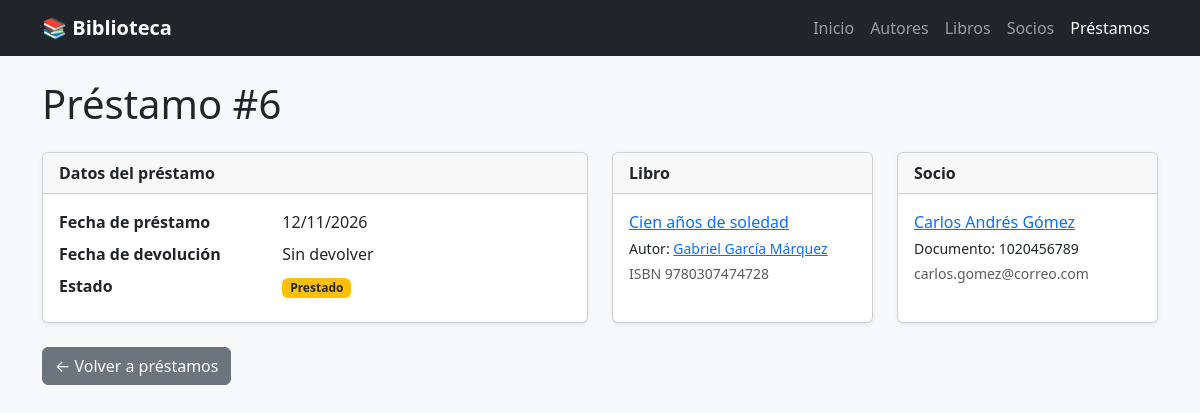
The page /prestamos/6/ on the database its author committed.
### gestion/models.py (models this page shows, shortened)
class Prestamo(models.Model):
    libro = models.ForeignKey(Libro, on_delete=models.CASCADE, related_name='prestamos')
    socio = models.ForeignKey(Socio, on_delete=models.CASCADE, related_name='prestamos')
    fecha_prestamo = models.DateField(auto_now_add=True)
    fecha_devolucion = models.DateField(null=True, blank=True)
    devuelto = models.BooleanField(default=False)

class Libro(models.Model):
    titulo = models.CharField(max_length=200)
    isbn = models.CharField(max_length=13, unique=True)
    anio_publicacion = models.PositiveIntegerField()
    copias_disponibles = models.PositiveIntegerField(default=1)
    autor = models.ForeignKey(Autor, on_delete=models.CASCADE, related_name='libros')

class Autor(models.Model):
    nombre = models.CharField(max_length=100)
    nacionalidad = models.CharField(max_length=50, blank=True)
    class Meta:
        verbose_name_plural = "Autores"

class Socio(models.Model):
    nombre = models.CharField(max_length=100)
    documento = models.CharField(max_length=20, unique=True)
    email = models.EmailField()
    telefono = models.CharField(max_length=20, blank=True)
    fecha_registro = models.DateField(auto_now_add=True)

### gestion/views.py (the view)
# urls.py: path('prestamos/<int:pk>/', views.detalle_prestamo, name='detalle_prestamo'),
def detalle_prestamo(request, pk):
    prestamo = get_object_or_404(
        Prestamo.objects.select_related('libro', 'libro__autor', 'socio'), pk=pk
    )
    return render(request, 'gestion/prestamo_detail.html', {'prestamo': prestamo})

### gestion/templates/gestion/prestamo_detail.html (shortened to what this page needs)
{% extends 'gestion/base.html' %}
{% block content %}
<h1 class="mb-4">Préstamo #{{ prestamo.id }}</h1>
<div class="row g-4 mb-4">
    <div class="col-lg-6">
        <div class="card shadow-sm h-100">
            <div class="card-header fw-bold">Datos del préstamo</div>
            <div class="card-body">
                <dl class="row mb-0">
                    <dt class="col-sm-5">Fecha de préstamo</dt>
                    <dd class="col-sm-7">{{ prestamo.fecha_prestamo|date:"d/m/Y" }}</dd>
                    <dt class="col-sm-5">Fecha de devolución</dt>
                    <dd class="col-sm-7">{{ prestamo.fecha_devolucion|date:"d/m/Y"|default:"Sin devolver" }}</dd>
                    <dt class="col-sm-5">Estado</dt>
                    <dd class="col-sm-7">
                        {% if prestamo.devuelto %}<span class="badge bg-success">Devuelto</span>
                        {% else %}<span class="badge bg-warning text-dark">Prestado</span>{% endif %}
                    </dd>
                </dl>
            </div>
        </div>
    </div>
    <div class="col-lg-3">
        <div class="card shadow-sm h-100">
            <div class="card-header fw-bold">Libro</div>
            <div class="card-body">
                <p class="mb-1"><a href="{% url 'detalle_libro' prestamo.libro.pk %}">{{ prestamo.libro.titulo }}</a></p>
                <p class="mb-1 small">Autor: <a href="{% url 'detalle_autor' prestamo.libro.autor.pk %}">{{ prestamo.libro.autor.nombre }}</a></p>
                <p class="mb-0 small text-muted">ISBN {{ prestamo.libro.isbn }}</p>
            </div>
        </div>
    </div>
    <div class="col-lg-3">
        <div class="card shadow-sm h-100">
            <div class="card-header fw-bold">Socio</div>
            <div class="card-body">
                <p class="mb-1"><a href="{% url 'detalle_socio' prestamo.socio.pk %}">{{ prestamo.socio.nombre }}</a></p>
                <p class="mb-1 small">Documento: {{ prestamo.socio.documento }}</p>
                <p class="mb-0 small text-muted">{{ prestamo.socio.email }}</p>
            </div>
        </div>
    </div>
</div>
<a href="{% url 'lista_prestamos' %}" class="btn btn-secondary">&larr; Volver a préstamos</a>
{% endblock %}

### rows shown on the page
Prestamo: id "6", fecha_prestamo "12/11/2026", fecha_devolucion "Sin devolver", libro.titulo "Cien años de soledad", libro.autor.nombre "Gabriel García Márquez", libro.isbn "9780307474728", socio.nombre "Carlos Andrés Gómez", socio.documento "1020456789", socio.email "carlos.gomez@correo.com"
